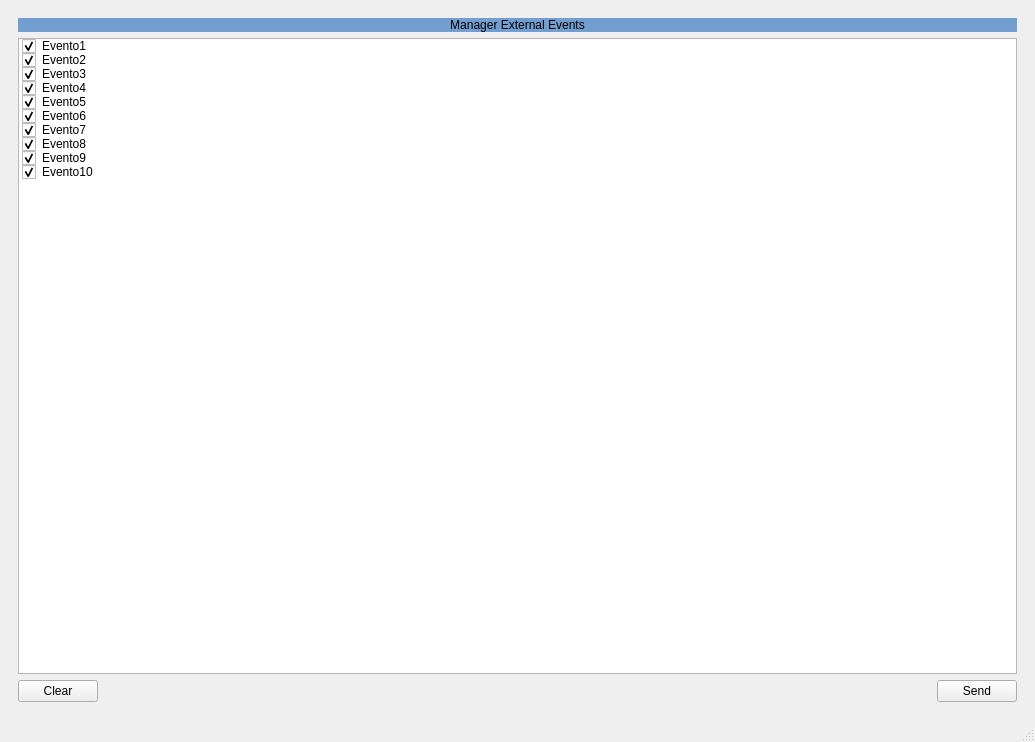
<?xml version="1.0" encoding="UTF-8"?>
<ui version="4.0">
 <class>MainWindow</class>
 <widget class="QMainWindow" name="MainWindow">
  <property name="geometry">
   <rect>
    <x>0</x>
    <y>0</y>
    <width>1035</width>
    <height>742</height>
   </rect>
  </property>
  <property name="windowTitle">
   <string>MainWindow</string>
  </property>
  <widget class="QWidget" name="centralwidget">
   <layout class="QGridLayout" name="gridLayout">
    <item row="0" column="0">
     <widget class="QWidget" name="mainScreen" native="true">
      <layout class="QGridLayout" name="gridLayout_2">
       <item row="0" column="0" colspan="3">
        <widget class="QLabel" name="titleExternalEventsWindow">
         <property name="palette">
          <palette>
           <active>
            <colorrole role="WindowText">
             <brush brushstyle="SolidPattern">
              <color alpha="255">
               <red>0</red>
               <green>0</green>
               <blue>0</blue>
              </color>
             </brush>
            </colorrole>
            <colorrole role="Button">
             <brush brushstyle="SolidPattern">
              <color alpha="255">
               <red>114</red>
               <green>159</green>
               <blue>207</blue>
              </color>
             </brush>
            </colorrole>
            <colorrole role="Text">
             <brush brushstyle="SolidPattern">
              <color alpha="255">
               <red>0</red>
               <green>0</green>
               <blue>0</blue>
              </color>
             </brush>
            </colorrole>
            <colorrole role="Base">
             <brush brushstyle="SolidPattern">
              <color alpha="255">
               <red>114</red>
               <green>159</green>
               <blue>207</blue>
              </color>
             </brush>
            </colorrole>
            <colorrole role="Window">
             <brush brushstyle="SolidPattern">
              <color alpha="255">
               <red>114</red>
               <green>159</green>
               <blue>207</blue>
              </color>
             </brush>
            </colorrole>
            <colorrole role="PlaceholderText">
             <brush brushstyle="SolidPattern">
              <color alpha="128">
               <red>0</red>
               <green>0</green>
               <blue>0</blue>
              </color>
             </brush>
            </colorrole>
           </active>
           <inactive>
            <colorrole role="WindowText">
             <brush brushstyle="SolidPattern">
              <color alpha="255">
               <red>0</red>
               <green>0</green>
               <blue>0</blue>
              </color>
             </brush>
            </colorrole>
            <colorrole role="Button">
             <brush brushstyle="SolidPattern">
              <color alpha="255">
               <red>114</red>
               <green>159</green>
               <blue>207</blue>
              </color>
             </brush>
            </colorrole>
            <colorrole role="Text">
             <brush brushstyle="SolidPattern">
              <color alpha="255">
               <red>0</red>
               <green>0</green>
               <blue>0</blue>
              </color>
             </brush>
            </colorrole>
            <colorrole role="Base">
             <brush brushstyle="SolidPattern">
              <color alpha="255">
               <red>114</red>
               <green>159</green>
               <blue>207</blue>
              </color>
             </brush>
            </colorrole>
            <colorrole role="Window">
             <brush brushstyle="SolidPattern">
              <color alpha="255">
               <red>114</red>
               <green>159</green>
               <blue>207</blue>
              </color>
             </brush>
            </colorrole>
            <colorrole role="PlaceholderText">
             <brush brushstyle="SolidPattern">
              <color alpha="128">
               <red>0</red>
               <green>0</green>
               <blue>0</blue>
              </color>
             </brush>
            </colorrole>
           </inactive>
           <disabled>
            <colorrole role="WindowText">
             <brush brushstyle="SolidPattern">
              <color alpha="255">
               <red>120</red>
               <green>120</green>
               <blue>120</blue>
              </color>
             </brush>
            </colorrole>
            <colorrole role="Button">
             <brush brushstyle="SolidPattern">
              <color alpha="255">
               <red>114</red>
               <green>159</green>
               <blue>207</blue>
              </color>
             </brush>
            </colorrole>
            <colorrole role="Text">
             <brush brushstyle="SolidPattern">
              <color alpha="255">
               <red>120</red>
               <green>120</green>
               <blue>120</blue>
              </color>
             </brush>
            </colorrole>
            <colorrole role="Base">
             <brush brushstyle="SolidPattern">
              <color alpha="255">
               <red>114</red>
               <green>159</green>
               <blue>207</blue>
              </color>
             </brush>
            </colorrole>
            <colorrole role="Window">
             <brush brushstyle="SolidPattern">
              <color alpha="255">
               <red>114</red>
               <green>159</green>
               <blue>207</blue>
              </color>
             </brush>
            </colorrole>
            <colorrole role="PlaceholderText">
             <brush brushstyle="SolidPattern">
              <color alpha="128">
               <red>0</red>
               <green>0</green>
               <blue>0</blue>
              </color>
             </brush>
            </colorrole>
           </disabled>
          </palette>
         </property>
         <property name="styleSheet">
          <string notr="true">background-color: rgb(114, 159, 207);</string>
         </property>
         <property name="text">
          <string>Manager External Events</string>
         </property>
         <property name="alignment">
          <set>Qt::AlignCenter</set>
         </property>
        </widget>
       </item>
       <item row="1" column="0" colspan="3">
        <widget class="QListWidget" name="EventsList">
         <item>
          <property name="text">
           <string>Evento1</string>
          </property>
          <property name="checkState">
           <enum>Checked</enum>
          </property>
         </item>
         <item>
          <property name="text">
           <string>Evento2</string>
          </property>
          <property name="checkState">
           <enum>Checked</enum>
          </property>
         </item>
         <item>
          <property name="text">
           <string>Evento3</string>
          </property>
          <property name="checkState">
           <enum>Checked</enum>
          </property>
         </item>
         <item>
          <property name="text">
           <string>Evento4</string>
          </property>
          <property name="checkState">
           <enum>Checked</enum>
          </property>
         </item>
         <item>
          <property name="text">
           <string>Evento5</string>
          </property>
          <property name="checkState">
           <enum>Checked</enum>
          </property>
         </item>
         <item>
          <property name="text">
           <string>Evento6</string>
          </property>
          <property name="checkState">
           <enum>Checked</enum>
          </property>
         </item>
         <item>
          <property name="text">
           <string>Evento7</string>
          </property>
          <property name="checkState">
           <enum>Checked</enum>
          </property>
         </item>
         <item>
          <property name="text">
           <string>Evento8</string>
          </property>
          <property name="checkState">
           <enum>Checked</enum>
          </property>
         </item>
         <item>
          <property name="text">
           <string>Evento9</string>
          </property>
          <property name="checkState">
           <enum>Checked</enum>
          </property>
         </item>
         <item>
          <property name="text">
           <string>Evento10</string>
          </property>
          <property name="checkState">
           <enum>Checked</enum>
          </property>
         </item>
        </widget>
       </item>
       <item row="2" column="0">
        <widget class="QPushButton" name="clearButton">
         <property name="text">
          <string>Clear</string>
         </property>
         <property name="checkable">
          <bool>true</bool>
         </property>
        </widget>
       </item>
       <item row="2" column="1">
        <spacer name="horizontalSpacer">
         <property name="orientation">
          <enum>Qt::Horizontal</enum>
         </property>
         <property name="sizeHint" stdset="0">
          <size>
           <width>788</width>
           <height>20</height>
          </size>
         </property>
        </spacer>
       </item>
       <item row="2" column="2">
        <widget class="QPushButton" name="sendButton">
         <property name="text">
          <string>Send</string>
         </property>
         <property name="checkable">
          <bool>true</bool>
         </property>
        </widget>
       </item>
      </layout>
     </widget>
    </item>
   </layout>
  </widget>
  <widget class="QMenuBar" name="menubar">
   <property name="geometry">
    <rect>
     <x>0</x>
     <y>0</y>
     <width>1035</width>
     <height>26</height>
    </rect>
   </property>
  </widget>
  <widget class="QStatusBar" name="statusbar"/>
 </widget>
 <resources/>
 <connections/>
</ui>
